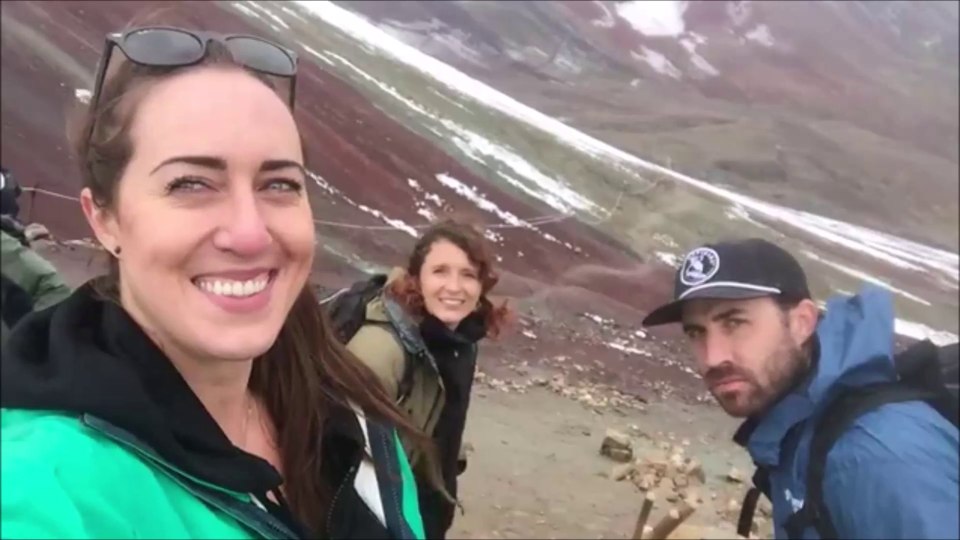
#> input picture frame 5 of SmileDetection/SmileDetectionVideo/smile.mp4, 1920 x 1080 px (shown at 1/2 size)
$ python smile_detection_video.py
#> lines starting #> are read from the running program, lines starting #| are printed output that depends on the picture; after the words box and inside, x2 and y2 are one past the last pixel; in counts of white or black regions, pixels touching at a corner belong together
import cv2

vid = cv2.VideoCapture("smile.mp4")

face_cascade = cv2.CascadeClassifier("frontalface.xml")
smile_cascade = cv2.CascadeClassifier("smile.xml")

while True:
    ret, frame = vid.read()
#> frame is the input picture: shape (1080, 1920, 3); mean B, G, R 123, 125.1, 130.6
    frame = cv2.resize(frame, (640, 480))
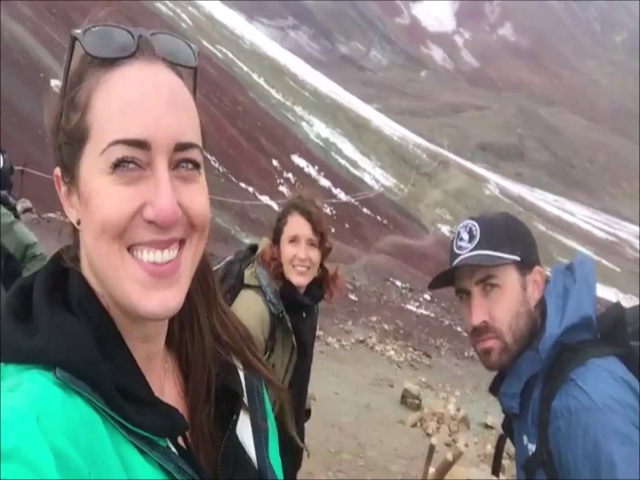
#> frame: shape (480, 640, 3); mean B, G, R 123, 125.1, 130.6

    gray = cv2.cvtColor(frame, cv2.COLOR_BGR2GRAY)
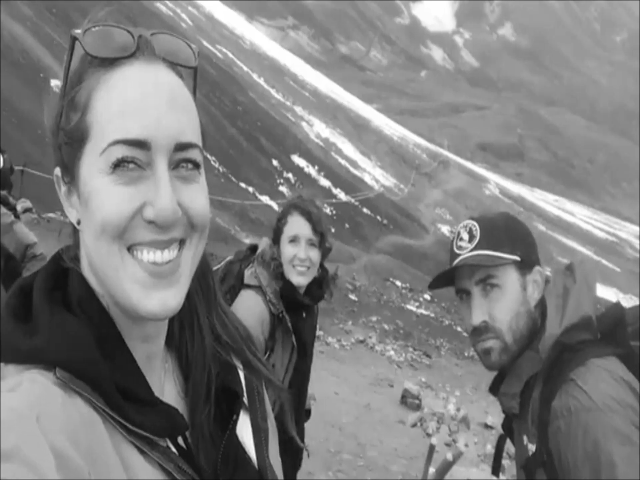
#> gray: shape (480, 640); min 9, max 255, mean 126.5
    faces = face_cascade.detectMultiScale(gray, 1.3, 5)
#> faces = [[272, 221, 58, 58], [51, 82, 213, 213]]

    for (x, y, w, h) in faces:
        cv2.rectangle(frame, (x, y), (x + w, y + h), (0, 0, 255), 3)

        roi_frame = frame[y:y + h, x:x + w]
        roi_gray = gray[y:y + h, x:x + w]

        smiles = smile_cascade.detectMultiScale(gray, 1.3, 3)
        for (sx, sy, sw, sh) in smiles:
            cv2.rectangle(roi_frame, (sx, sy), (sx + sw, sy + sh), (0, 255, 0), 2)
#> this loop made 2 passes
#> pass 1, `roi_frame = frame[y:y + h, x:x + w]`:
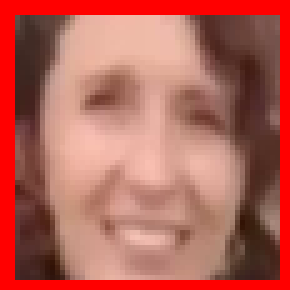
#> roi_frame: shape (58, 58, 3) (shown 5 times larger); mean B, G, R 88.1, 99, 180.2
#> pass 1, `roi_gray = gray[y:y + h, x:x + w]`:
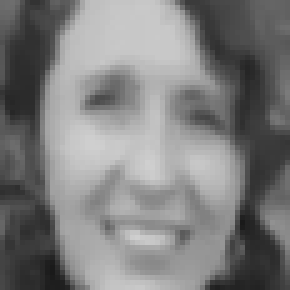
#> roi_gray: shape (58, 58) (shown 5 times larger); min 26, max 207, mean 125.9
#> pass 2, `roi_gray = gray[y:y + h, x:x + w]`:
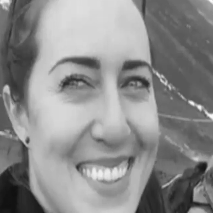
#> roi_gray: shape (213, 213); min 16, max 249, mean 139.6
#> after the loop:
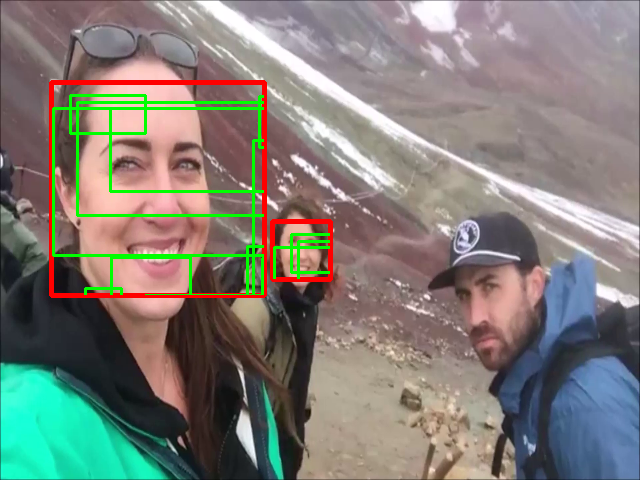
#> frame: shape (480, 640, 3); 3.75% of pixels changed, all inside (x1, y1, x2, y2) = (49, 80, 333, 298)
#> after the loop:
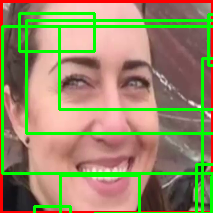
#> roi_frame: shape (213, 213, 3); mean B, G, R 101.8, 140.2, 150.1

    cv2.imshow("Video", frame)
    if cv2.waitKey(20) & 0xFF == ord("q"):
#> (key q is pressed here)
        break

vid.release()
cv2.destroyAllWindows()

$ run again, starting later in the video
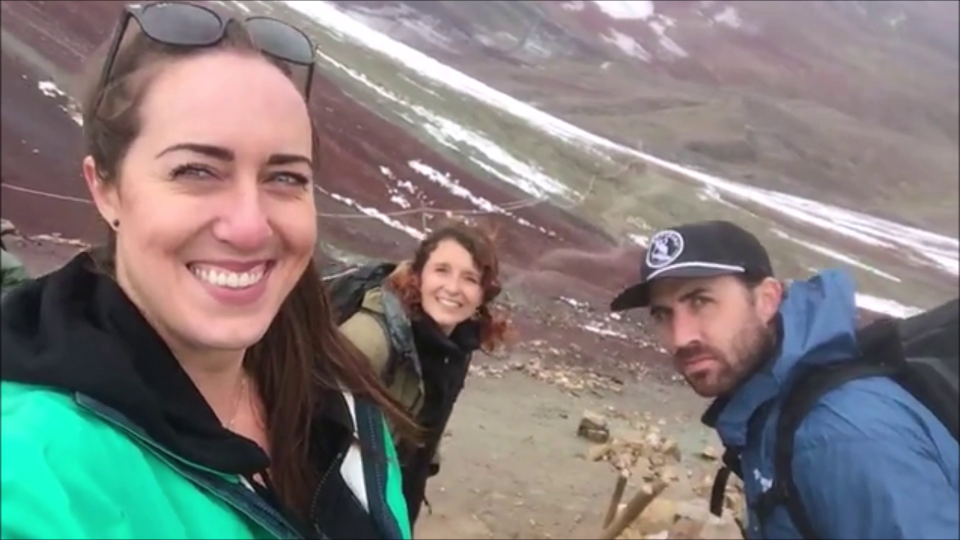
#> input picture frame 24 of SmileDetection/SmileDetectionVideo/smile.mp4, 1920 x 1080 px (shown at 1/2 size)
#> frame is the input picture: shape (1080, 1920, 3); mean B, G, R 122.4, 124, 128
#> faces = [[272, 220, 61, 61], [57, 76, 204, 204]]
#> the loop `for (x, y, w, h) in faces:` made 2 passes
#> after the loop `for (x, y, w, h) in faces:`:
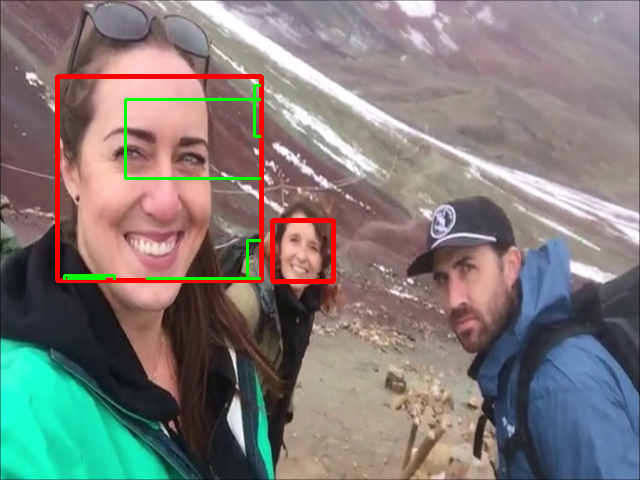
#> frame: shape (480, 640, 3); mean B, G, R 120, 123.2, 128.9
#> after the loop `for (x, y, w, h) in faces:`:
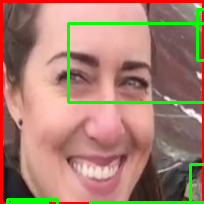
#> roi_frame: shape (204, 204, 3); mean B, G, R 111.9, 128.9, 166.4

$ run again, starting later in the video
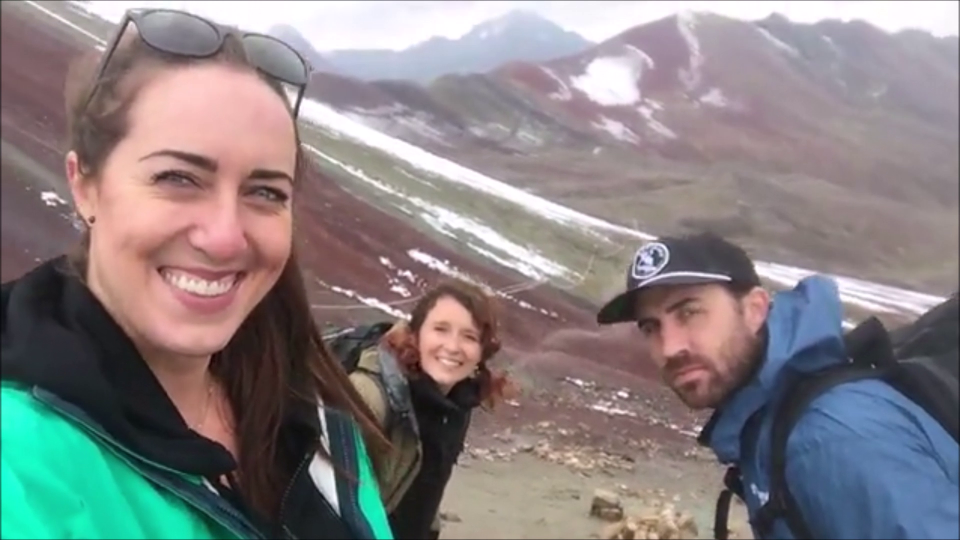
#> input picture frame 44 of SmileDetection/SmileDetectionVideo/smile.mp4, 1920 x 1080 px (shown at 1/2 size)
#> frame is the input picture: shape (1080, 1920, 3); mean B, G, R 129.9, 128.9, 133.9
#> faces = [[271, 271, 61, 61], [48, 96, 190, 190]]
#> the loop `for (x, y, w, h) in faces:` made 2 passes
#> after the loop `for (x, y, w, h) in faces:`:
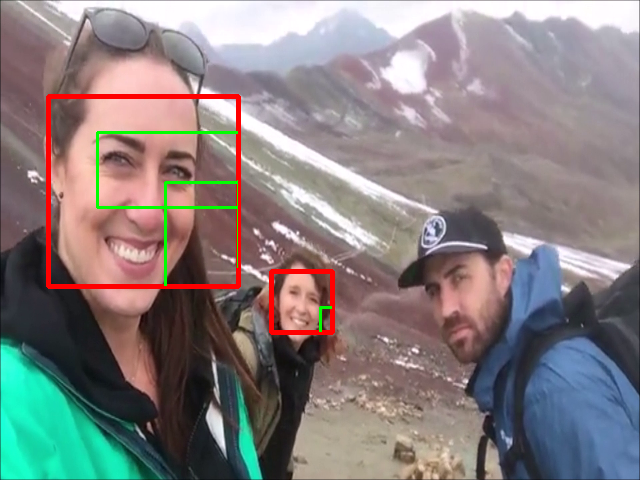
#> frame: shape (480, 640, 3); mean B, G, R 127.4, 127.7, 134.6
#> after the loop `for (x, y, w, h) in faces:`:
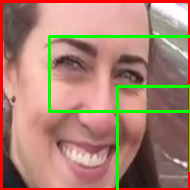
#> roi_frame: shape (190, 190, 3); mean B, G, R 113.3, 130.2, 170.7
